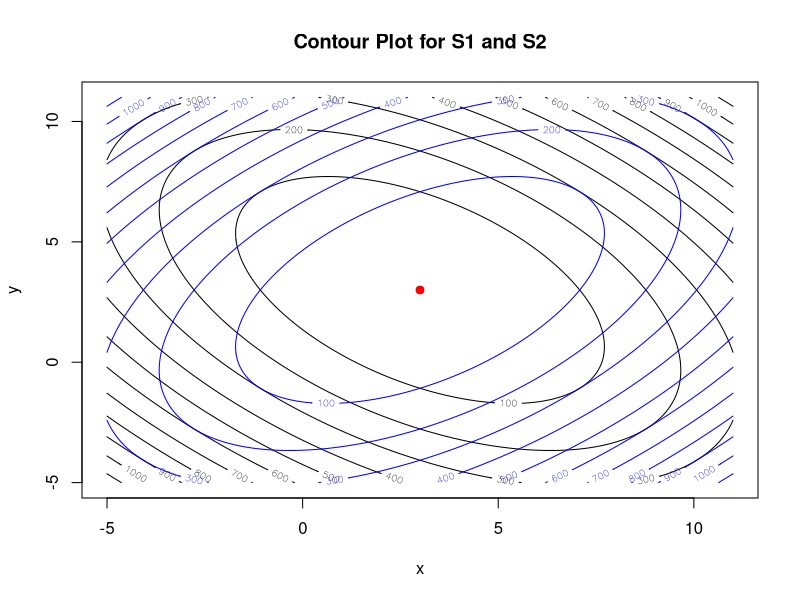

This chart was generated by the following R code:
install.packages("pracma")
library(pracma) 

X <- c(3, 3)

S1 <- matrix(c(6, 3, 3, 6), nrow=2, byrow=TRUE)
S2 <- matrix(c(6, -3, -3, 6), nrow=2, byrow=TRUE)

eigen_S1 <- eigen(S1)

eigen_S1$values   # Eigenvalues
eigen_S1$vectors  # Eigenvectors

eigen_S2 <- eigen(S2)

eigen_S2$values   # Eigenvalues
eigen_S2$vectors  # Eigenvectors


x_vals <- seq(-5, 11, length.out=200)
y_vals <- seq(-5, 11, length.out=200)

grid <- meshgrid(x_vals, y_vals)
X_grid <- grid$X
Y_grid <- grid$Y

compute_quad_form <- function(X_grid, Y_grid, X, S) {
  V1 <- X_grid - X[1]
  V2 <- Y_grid - X[2]
  
  f_values <- V1 * (S[1,1] * V1 + S[1,2] * V2) +
    V2 * (S[2,1] * V1 + S[2,2] * V2)
  return(f_values)
}


f_values_S1 <- compute_quad_form(X_grid, Y_grid, X, S1)

f_values_S2 <- compute_quad_form(X_grid, Y_grid, X, S2)


#############

contour(x_vals, y_vals, f_values_S1, levels=pretty(range(f_values_S1), 15),
        xlab="x", ylab="y", main="Contour Plot for S1 and S2")
points(X[1], X[2], col="red", pch=19)  

contour(x_vals, y_vals, f_values_S2, levels=pretty(range(f_values_S2), 15),
        col = "blue", add = TRUE)  
points(X[1], X[2], col="red", pch=19)  
#############
